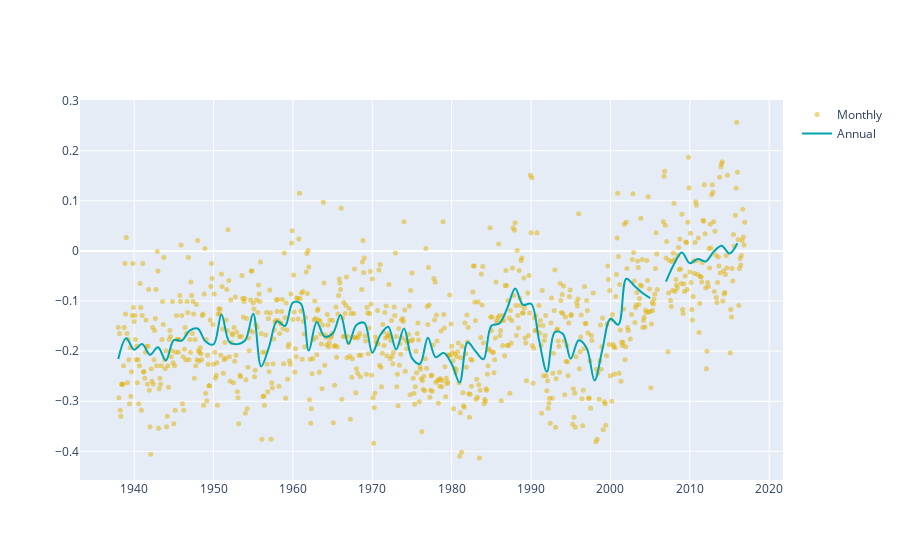

Notebook cell for this chart:
### Code cell
monthlyTrace = go.Scatter(x=df["Date"],
                     y=df["Msl_OD_Malin"],
                    #  text=dataDF["11 Year Moving Average Totals"],
                     name='Monthly',
                    mode='markers',
                    marker=dict(color=TIMESERIES_COLOR_SECONDARY,
                                size=5,
                                opacity=0.5),
                     hovertemplate='%{x}<br>' +
                            '<b>Monthly Average</b><br>' +
                            'Mean Sea Level: %{y:.2f} mm<extra></extra>'
                            )
annualTrace = go.Scatter(x=df["AnnualDate"],
                     y=df["AnnualAverage"],
                    #  text=dataDF["11 Year Moving Average Totals"],
                     name='Annual',
                     mode='lines',  # 'line' is default
                     line_shape='spline',
                     line=dict(
                            color=TIMESERIES_COLOR_PRIMARY,
                            width=2),
                      hovertemplate='%{x}<br>' +
                            '<b>Annual Average</b><br>' +
                            'Mean Sea Level: %{y:.2f} mm<extra></extra>'
                            )
figure_3_8=go.Figure(data=[monthlyTrace, annualTrace])
figure_3_8

### Figure 1 — Plotly figure (JSON) as saved in the notebook; plotly's stock layout.template omitted (floating-point values rounded to 4 significant figures; data arrays with more than 128 entries replaced by an {"elided": "..."} marker saying what was removed)
{"data": [{"hovertemplate": "%{x}<br><b>Monthly Average</b><br>Mean Sea Level: %{y:.2f} mm<extra></extra>", "marker": {"color": "#E1AF00", "opacity": 0.5, "size": 5}, "mode": "markers", "name": "Monthly", "type": "scatter", "x": {"elided": "947 str values"}, "y": {"elided": "947 float values"}}, {"hovertemplate": "%{x}<br><b>Annual Average</b><br>Mean Sea Level: %{y:.2f} mm<extra></extra>", "line": {"color": "#00a4ae", "shape": "spline", "width": 2}, "mode": "lines", "name": "Annual", "type": "scatter", "x": {"elided": "947 str values"}, "y": {"elided": "947 float values"}}], "layout": {}}
